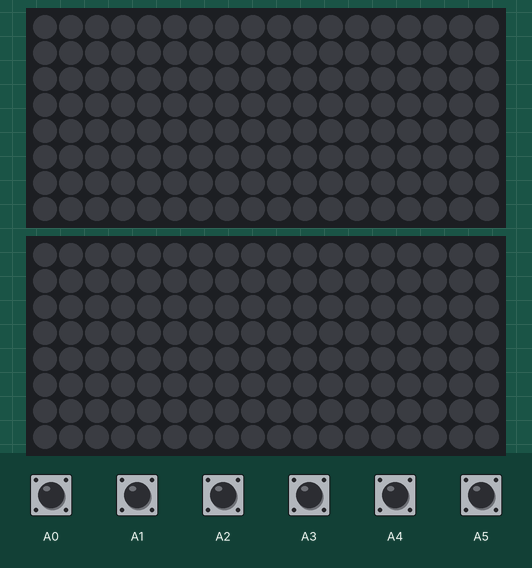
This sketch was run on a simulated Arduino Nano, built with avr-gcc and run on an emulated ATmega328P. Shown: 2 × 18×8 RGB LED matrix (first LED top left, wired row by row). Inputs (shaded band) come from the test bench; at power-on: A0–5 HIGH. Dim RGB values are drawn brighter than linear.

Above: at 1.2 s.
1.3 s: A1 pulled LOW for 0.15 s
At 1.57 s:
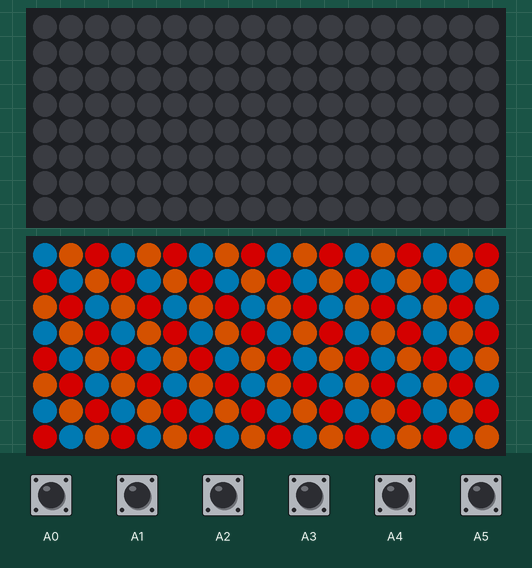
At 6.5 s:
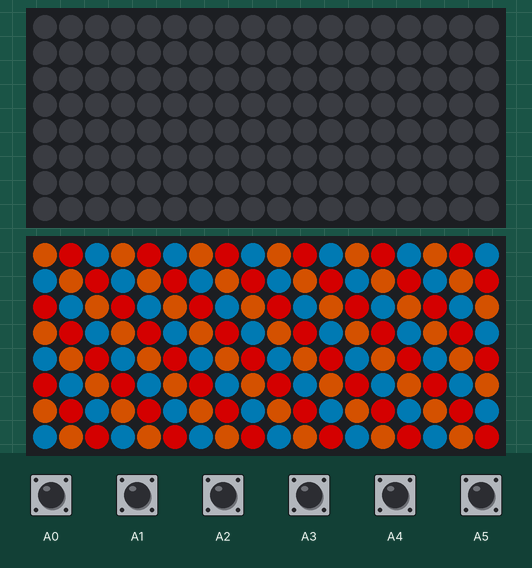
Timing chart, 0 to 8.0 s (numbered marks = the images above; inputs shaded):
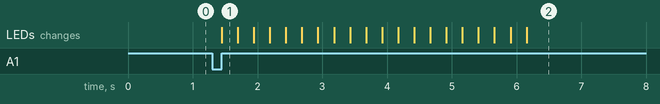

Measured:
- after the input at 1.3 s, the LEDs: change after 0.15 s (image 1)

The sketch:

lightcity_hacktogether.ino.ino
```cpp
#include <Adafruit_GFX.h>
#include <Adafruit_NeoMatrix.h>
#include <Adafruit_NeoPixel.h>
#ifndef PSTR
 #define PSTR // Make Arduino Due happy
#endif

#define DATA_PIN 6
#define PIXEL_COUNT 144 // only for rainbow cycle mode
#define SIZEOF_ARRAY(x)  (sizeof (x) / sizeof (x[0]) )

#define MATRIX_WIDTH 18
#define MATRIX_HEIGHT 8
//const int MATRIX_BRIGHTNESS = 65;

Adafruit_NeoMatrix matrix = Adafruit_NeoMatrix(
  MATRIX_WIDTH,
  MATRIX_HEIGHT,
  DATA_PIN,
  NEO_MATRIX_BOTTOM + NEO_MATRIX_LEFT +
  NEO_MATRIX_ROWS   + NEO_MATRIX_ZIGZAG,
  NEO_GRB           + NEO_KHZ800
);

Adafruit_NeoPixel strip = Adafruit_NeoPixel(
  // only for rainbow cycle mode
  PIXEL_COUNT,
  DATA_PIN,
  NEO_GRB + NEO_KHZ800
);

void setup(){

  strip.begin();
  strip.setBrightness(60);

  matrix.begin();
  matrix.setBrightness(analogRead(A6)/4);

  pinMode(A0, INPUT_PULLUP);
  digitalWrite(A0, HIGH);
  pinMode(A1, INPUT_PULLUP);
  digitalWrite(A1, HIGH);
  pinMode(A2, INPUT_PULLUP);
  digitalWrite(A2, HIGH);
  pinMode(A3, INPUT_PULLUP);
  digitalWrite(A3, HIGH);
  pinMode(A4, INPUT_PULLUP);
  digitalWrite(A4, HIGH);
  pinMode(A5, INPUT_PULLUP);
  digitalWrite(A5, HIGH);

  pinMode(A6, INPUT);
  digitalWrite(A6, LOW);

  //Serial.begin(9600);

}

int stripeBase1[8][18] = {
	{1303,64864,63616,1303,64864,63616,1303,64864,63616,1303,64864,63616,1303,64864,63616,1303,64864,63616},
	{63616,1303,64864,63616,1303,64864,63616,1303,64864,63616,1303,64864,63616,1303,64864,63616,1303,64864},
	{64864,63616,1303,64864,63616,1303,64864,63616,1303,64864,63616,1303,64864,63616,1303,64864,63616,1303},
	{1303,64864,63616,1303,64864,63616,1303,64864,63616,1303,64864,63616,1303,64864,63616,1303,64864,63616},
	{63616,1303,64864,63616,1303,64864,63616,1303,64864,63616,1303,64864,63616,1303,64864,63616,1303,64864},
	{64864,63616,1303,64864,63616,1303,64864,63616,1303,64864,63616,1303,64864,63616,1303,64864,63616,1303},
	{1303,64864,63616,1303,64864,63616,1303,64864,63616,1303,64864,63616,1303,64864,63616,1303,64864,63616},
	{63616,1303,64864,63616,1303,64864,63616,1303,64864,63616,1303,64864,63616,1303,64864,63616,1303,64864}
};

int mom3a[8][18] = {
	{26642,26642,26642,26642,52672,52672,52672,26642,26642,26642,26642,40960,40960,40960,26642,26642,26642,26642},
	{26642,26642,26642,26642,52672,52672,52672,26642,26642,26642,26642,40960,40960,40960,26642,26642,26642,26642},
	{26642,26642,26642,26642,52672,52672,52672,1327,1327,1327,26642,40960,40960,40960,26642,26642,26642,26642},
	{40960,40960,40960,26642,52672,52672,52672,1327,1327,1327,26642,40960,40960,40960,52672,52672,52672,26642},
	{40960,40960,40960,26642,26642,26642,26642,1327,1327,1327,26642,26642,26642,26642,52672,52672,52672,26642},
	{40960,40960,40960,26642,26642,26642,26642,1327,1327,1327,26642,26642,26642,26642,52672,52672,52672,26642},
	{40960,40960,40960,26642,26642,26642,26642,26642,26642,26642,26642,26642,26642,26642,52672,52672,52672,26642},
	{26642,26642,26642,26642,26642,26642,26642,26642,26642,26642,26642,26642,26642,26642,26642,26642,26642,26642}
};

int mom3b[8][18] = {
	{40960,40960,40960,40960,40960,40960,40960,40960,40960,40960,40960,52672,52672,52672,40960,40960,40960,40960},
	{24625,24625,24625,40960,40960,40960,40960,40960,1327,1327,1327,52672,52672,52672,40960,40960,40960,40960},
	{24625,24625,24625,40960,40960,40960,40960,40960,1327,1327,1327,52672,52672,52672,40960,40960,40960,40960},
	{24625,24625,24625,52672,52672,52672,40960,40960,1327,1327,1327,52672,52672,52672,40960,40960,40960,40960},
	{24625,24625,24625,52672,52672,52672,40960,40960,1327,1327,1327,40960,40960,40960,40960,1327,1327,1327},
	{40960,40960,40960,52672,52672,52672,40960,40960,40960,40960,40960,40960,40960,40960,40960,1327,1327,1327},
	{40960,40960,40960,52672,52672,52672,40960,40960,40960,40960,40960,40960,40960,40960,40960,1327,1327,1327},
	{40960,40960,40960,40960,40960,40960,40960,40960,40960,40960,40960,40960,40960,40960,40960,1327,1327,1327}
};

int mom3c[8][18] = {
	{1327,1327,1327,1327,1327,1327,1327,1327,1327,1327,1327,1327,1327,1327,1327,1327,1327,1327},
	{24625,24625,24625,1327,1327,1327,1327,1327,1327,1327,1327,1327,1327,1327,52672,52672,52672,1327},
	{24625,24625,24625,1327,1327,1327,1327,40960,40960,40960,1327,1327,1327,1327,52672,52672,52672,1327},
	{24625,24625,24625,1327,1327,1327,1327,40960,40960,40960,24625,24625,24625,1327,52672,52672,52672,1327},
	{24625,24625,24625,1327,52672,52672,52672,40960,40960,40960,24625,24625,24625,1327,52672,52672,52672,1327},
	{1327,1327,1327,1327,52672,52672,52672,40960,40960,40960,24625,24625,24625,1327,1327,1327,1327,1327},
	{1327,1327,1327,1327,52672,52672,52672,1327,1327,1327,24625,24625,24625,1327,1327,1327,1327,1327},
	{1327,1327,1327,1327,52672,52672,52672,1327,1327,1327,1327,1327,1327,1327,1327,1327,1327,1327}
};

int mom4[8][18] = {
	{40960,1327,40960,40960,26642,40960,40960,52672,40960,40960,1327,40960,40960,26642,40960,40960,52672,40960},
	{1327,40960,40960,26642,40960,40960,52672,40960,40960,1327,40960,40960,26642,40960,40960,52672,40960,40960},
	{40960,40960,26642,40960,40960,52672,40960,40960,1327,40960,40960,26642,40960,40960,52672,40960,40960,1327},
	{40960,26642,40960,40960,52672,40960,40960,1327,40960,40960,26642,40960,40960,52672,40960,40960,1327,40960},
	{26642,40960,40960,52672,40960,40960,1327,40960,40960,26642,40960,40960,52672,40960,40960,1327,40960,40960},
	{40960,40960,52672,40960,40960,1327,40960,40960,26642,40960,40960,52672,40960,40960,1327,40960,40960,26642},
	{40960,52672,40960,40960,1327,40960,40960,26642,40960,40960,52672,40960,40960,1327,40960,40960,26642,40960},
	{52672,40960,40960,1327,40960,40960,26642,40960,40960,52672,40960,40960,1327,40960,40960,26642,40960,40960}
};

int mom5[8][18] = {
	{52672,52672,24625,24625,40960,40960,1327,1327,52672,52672,24625,24625,40960,40960,1327,1327,44405,44405},
	{52672,52672,24625,24625,40960,40960,1327,1327,52672,52672,24625,24625,40960,40960,1327,1327,44405,44405},
	{52672,52672,24625,24625,40960,40960,1327,1327,52672,52672,24625,24625,40960,40960,1327,1327,44405,44405},
	{52672,52672,24625,24625,40960,40960,1327,1327,52672,52672,24625,24625,40960,40960,1327,1327,44405,44405},
	{52672,52672,24625,24625,40960,40960,1327,1327,52672,52672,24625,24625,40960,40960,1327,1327,44405,44405},
	{52672,52672,24625,24625,40960,40960,1327,1327,52672,52672,24625,24625,40960,40960,1327,1327,44405,44405},
	{52672,52672,24625,24625,40960,40960,1327,1327,52672,52672,24625,24625,40960,40960,1327,1327,44405,44405},
	{52672,52672,24625,24625,40960,40960,1327,1327,52672,52672,24625,24625,40960,40960,1327,1327,44405,44405}
};

void drawScreen(int pixelArray[][MATRIX_WIDTH]) {

  // given a 2d array representing the display, show it

  for(int x = 0; x <= MATRIX_WIDTH; x++) {
    for(int y = 0; y <= MATRIX_HEIGHT; y++) {
      matrix.drawPixel(x,y,pixelArray[y][x]);
    }
  }

  matrix.show();

}

void reverse(int a[], int sz) {
  // supports rotate()
  int i, j;
  for (i = 0, j = sz; i < j; i++, j--) {
    int tmp = a[i];
    a[i] = a[j];
    a[j] = tmp;
  }
}

void rotate(int array[], int size, int amt) {

  if (amt < 0)
    amt = size + amt;
  reverse(array, size-amt-1);
  reverse(array+size-amt, amt-1);
  reverse(array, size-1);

}

uint32_t Wheel(byte WheelPos) {

  // Input a value 0 to 255 to get a color value.
  // The colours are a transition r - g - b - back to r.

  WheelPos = 255 - WheelPos;
  if(WheelPos < 85) {
    return strip.Color(255 - WheelPos * 3, 0, WheelPos * 3);
  }
  if(WheelPos < 170) {
    WheelPos -= 85;
    return strip.Color(0, WheelPos * 3, 255 - WheelPos * 3);
  }
  WheelPos -= 170;
  return strip.Color(WheelPos * 3, 255 - WheelPos * 3, 0);

}

void rainbowCycle(uint8_t wait, int rpt) {
  uint16_t i, j;

  for(j=0; j<256*rpt; j++) {
    for(i=0; i< strip.numPixels(); i++) {
      strip.setPixelColor(i, Wheel( ( (i * 256 / strip.numPixels() ) + j) & 255) );
    }
    strip.show();
    delay(wait);
  }
}

void marquee(int pixelArray[][MATRIX_WIDTH], int jmp, int rpt, int dly) {
  for(int iter = 0; iter < rpt; iter++) {

    drawScreen(pixelArray);

    delay(dly);

    for(int row = 0; row <= MATRIX_HEIGHT; row++) {
      rotate(pixelArray[row], 18, jmp);
    }

  }
}

void stripeMarquee1(int rpt) {
  for(int iter = 0; iter < rpt; iter++) {

    drawScreen(stripeBase1);

    delay(100);

    for(int row = 0; row <= MATRIX_HEIGHT; row++) {
      rotate(stripeBase1[row], MATRIX_WIDTH, -1);
    }

  }
}

void loop(){

  // marquee ( base, jump, repeat, delay )

  if(digitalRead(A0) == LOW) {
    //rainbowCycle(10, 5);
  }
  if(digitalRead(A1) == LOW) {
    stripeMarquee1(20);
  }
  if(digitalRead(A2) == LOW) {
    //marquee(mom2,MATRIX_WIDTH*3);
  }
  if(digitalRead(A3) == LOW) {
    //marquee(mom3a,4,5,500);
    //marquee(mom3b,4,5,500);
    //marquee(mom3c,4,5,500);
    //marquee(mom3a,4,5,500);
  }
  if(digitalRead(A4) == LOW) {
     //marquee(mom4,1,60,150);
  }
  if(digitalRead(A5) == LOW) {
     //marquee(mom5,1,60,300);
  }

}
```
